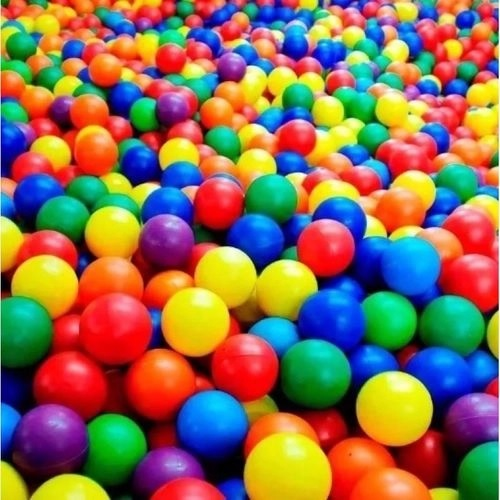
#> input picture image.jpg, 500 x 500 px
$ python '07 - Image Rotation.py'
#> lines starting #> are read from the running program, lines starting #| are printed output that depends on the picture
# -*- coding: utf-8 -*-
"""
Created on Mon Sep 21 15:15:01 2020

@author: Lucas Rocini
"""

import cv2

image = cv2.imread("image.jpg")
#> image is the input picture: shape (500, 500, 3); mean B, G, R 85.4, 110.3, 139.3

#invert the pixels order on X axis
rotatedImage = image[:, ::-1]
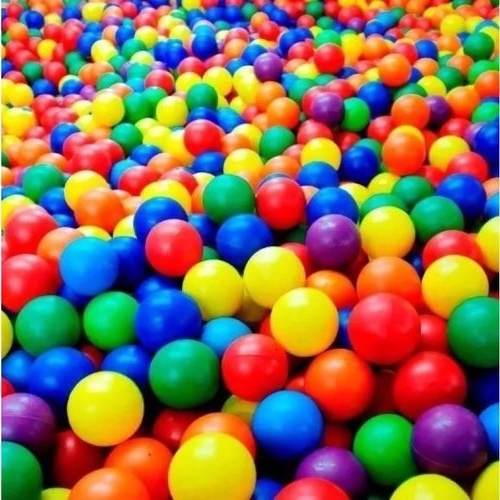
#> rotatedImage: shape (500, 500, 3); mean B, G, R 85.4, 110.3, 139.3

#invert the pixels order on Y axis
rotatedImage = image[::-1, :]
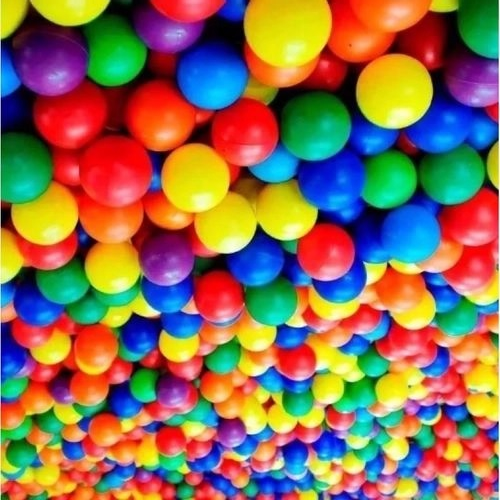
#> rotatedImage: shape (500, 500, 3); mean B, G, R 85.4, 110.3, 139.3

#invert the pixels order on X and Y axis
rotatedImage = image[::-1, ::-1]
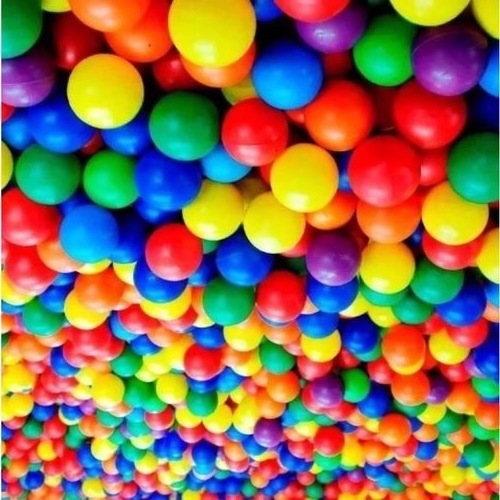
#> rotatedImage: shape (500, 500, 3); mean B, G, R 85.4, 110.3, 139.3

#show image and wait for the key
cv2.imshow("image",image)
cv2.imshow("rotatedImage",rotatedImage)
cv2.waitKey(0)
